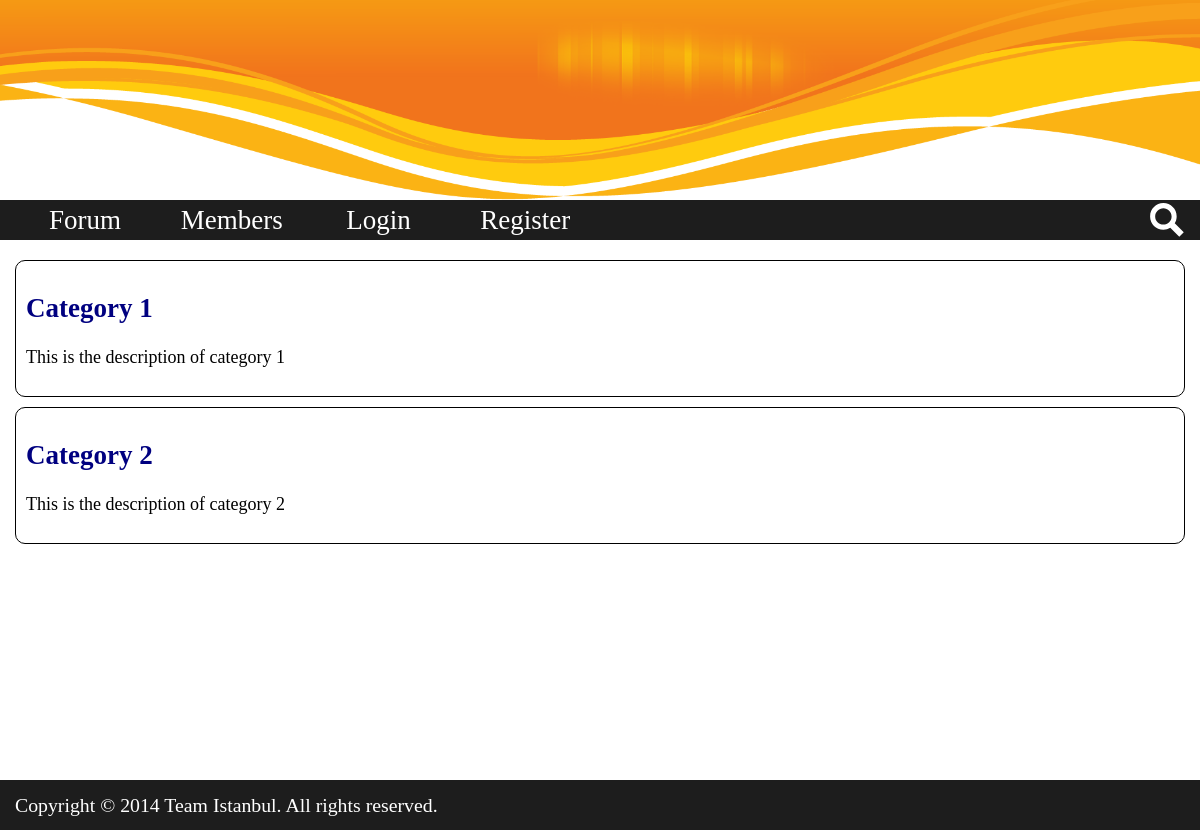
The page / on the database its author committed.
### tables this page shows
CREATE TABLE IF NOT EXISTS `categories` (
`id` int(5) NOT NULL,
  `name` varchar(255) NOT NULL,
  `description` varchar(255) NOT NULL
);

### views/layouts/default.php (called while the page is built)
<?php include DX_ROOT_DIR . 'views/elements/header.php'; ?>
<?php include $template_file; ?>
<?php include DX_ROOT_DIR . 'views/elements/footer.php'; ?>

### index.php (called while the page is built, shortened)
<?php
include_once 'lib/database.php';
include_once 'lib/auth.php';
include_once 'models/master.php';
$category_model = new \Models\Category_Model();
$categories = $category_model->find();
$template_file = 'views/index.php';
include 'views/layouts/default.php';

### models/master.php (called while the page is built, shortened)
<?php
class Master_Model {
	protected $table;
	protected $dbconn;
	public function __construct( $args = array() ) {
		$args = array_merge( array(
			'where' => '',
			'columns' => '*',
			'limit' => 0
		), $args );
		extract( $args );
		$this->table = $table;
		$db = \Lib\Database::get_instance();
		$this->dbconn = $db::get_db();
		$this->dbconn->query("SET NAMES utf8");
	}
	public function find( $args = array() ) {
		$args = array_merge( array(
			'table' => $this->table,
			'where' => '',
			'columns' => '*',
			'limit' => 0
		), $args );
		extract( $args );
		$query = "select {$columns} from {$table}";
		$result_set = $this->dbconn->query( $query );
		$results = $this->process_results( $result_set );
		return $results;
	}
	protected function process_results( $result_set ) {
		$results = array();
		if( ! empty( $result_set ) && $result_set->num_rows > 0) {
			while($row = $result_set->fetch_assoc()) {
				$results[] = $row;
			}
		}
		return $results;
	}
}

### lib/auth.php (called while the page is built, shortened)
<?php
class Auth {
	public static function get_instance() {
		static $instance = null;
		if ( null === $instance ) {
			$instance = new static();
		}
		return $instance;
	}
}

### lib/database.php (called while the page is built, shortened)
<?php
class Database {
	private static $db = null;
	private function __construct() {
		$host = DB_HOST;
		$username = DB_USERNAME;
		$password = DB_PASSWORD;
		$database = DB_DATABASE;
		$db = new \mysqli( $host, $username, $password, $database );
		self::$db = $db;
	}
	public static function get_instance() {
		static $instance = null;
		if( null === $instance ) {
			$instance = new static();
		}
		return $instance;
	}
	public static function get_db() {
		return self::$db;
	}
}

### views/index.php (the view)
<section id="categories">
<?php foreach ($categories as $category) : ?>
    <article>
        <h2><a href="<?php echo DX_ROOT_URL . 'category.php?cid=' . $category['id'] ?>"><?php echo htmlentities($category['name']) ?></a></h2>
        <p><?php echo htmlentities($category['description']) ?></p>
    </article>
<?php endforeach; ?>
</section>

### styles/style.css (style rules this page uses)
* { box-sizing: border-box; }
html { overflow-y: scroll; }
body { font-size: 18px; width: 100%; margin: 0 auto; }
a { text-decoration: none; color: #000080; }
p { text-align: justify; }
#categories article { border: 1px solid #000; border-radius: 10px; padding: 10px; margin-bottom: 10px; }
article { padding: 0 10px; }

### rows shown on the page
categories: name "Category 1", description "This is the description of category 1"
categories: name "Category 2", description "This is the description of category 2"
